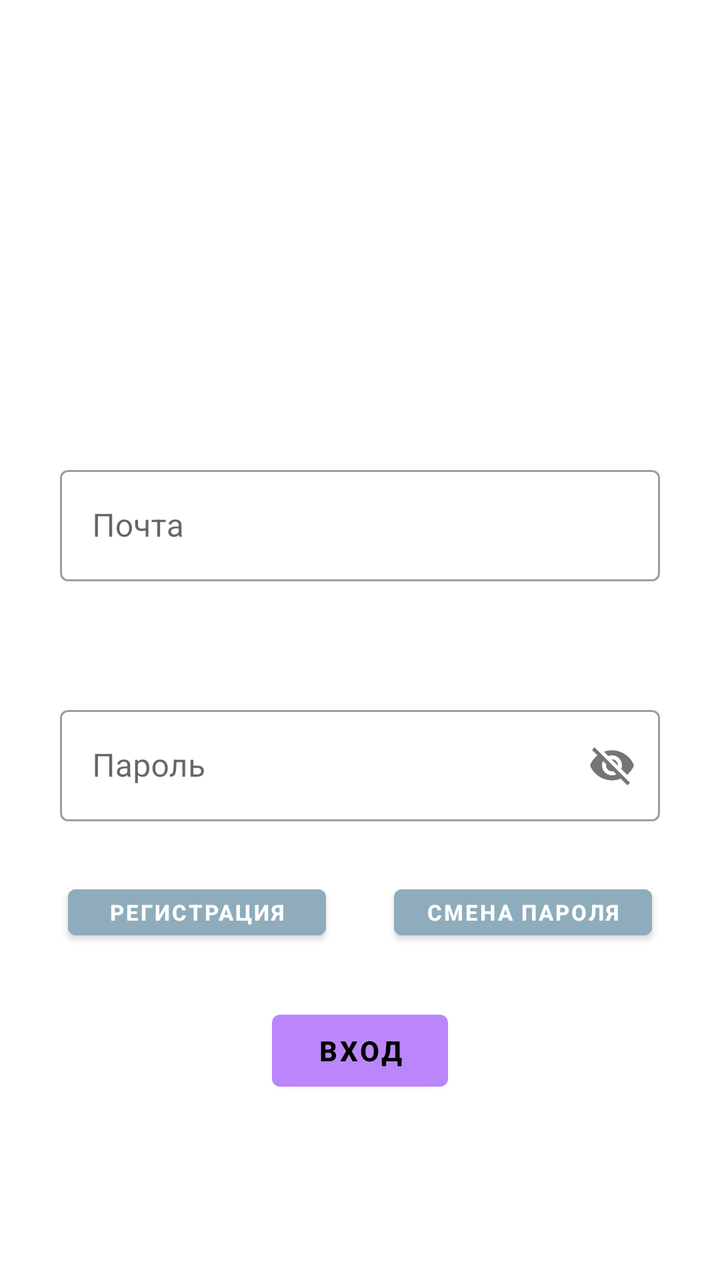
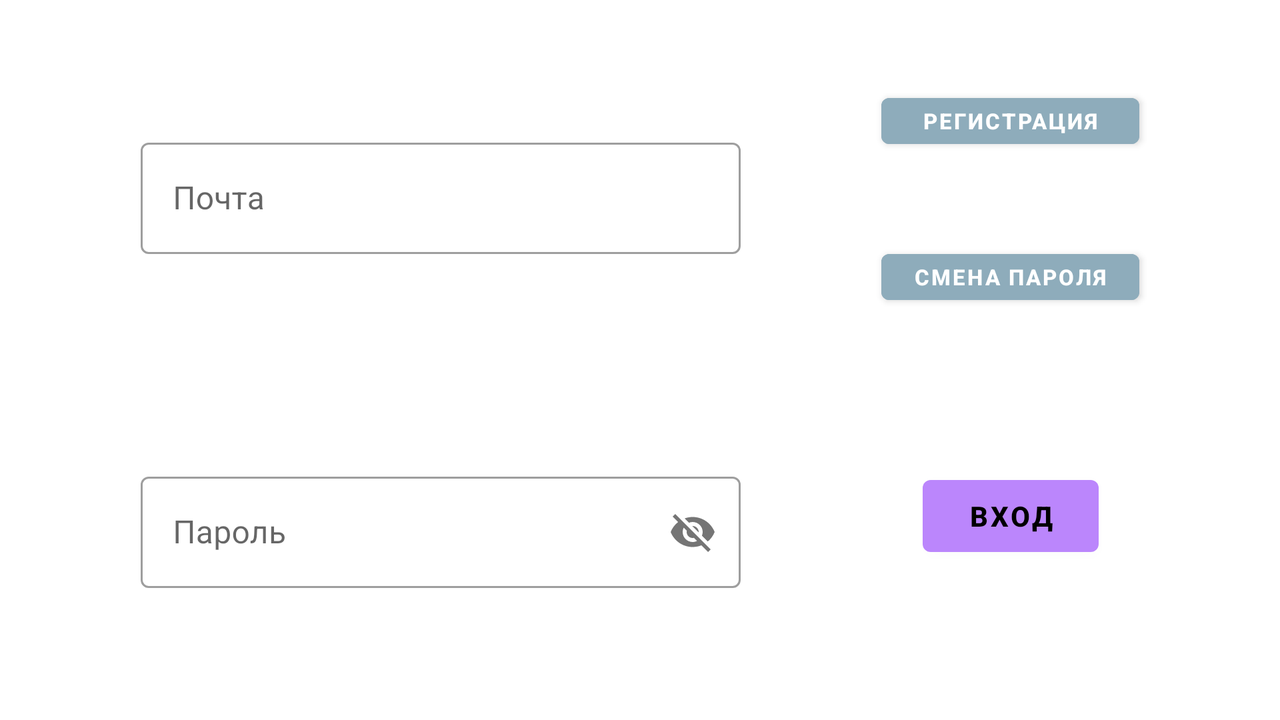

The same Android screen from two of the app's own layout files: first res/layout/ as a phone draws it, then the repository's variant for another configuration, drawn on a device whose configuration selects that folder. Both files follow.
<!-- AndroidManifest.xml: application theme Theme.App -->
<!-- res/layout/log_in_fragment_layout.xml -->
<?xml version="1.0" encoding="utf-8"?>
<androidx.constraintlayout.widget.ConstraintLayout xmlns:android="http://schemas.android.com/apk/res/android"
    xmlns:app="http://schemas.android.com/apk/res-auto"
    android:layout_width="match_parent"
    android:layout_height="match_parent"
    android:id="@+id/layout">

    <com.google.android.material.progressindicator.CircularProgressIndicator
        android:id="@+id/progressBar"
        android:layout_width="wrap_content"
        android:layout_height="wrap_content"
        android:layout_gravity="center"
        android:indeterminate="true"
        android:visibility="gone"
        app:layout_constraintBottom_toBottomOf="parent"
        app:layout_constraintEnd_toEndOf="parent"
        app:layout_constraintStart_toStartOf="parent"
        app:layout_constraintTop_toTopOf="parent" />

    <TextView
        android:id="@+id/mark"
        android:layout_width="wrap_content"
        android:layout_height="wrap_content"
        app:layout_constraintBottom_toBottomOf="parent"
        app:layout_constraintLeft_toLeftOf="parent"
        app:layout_constraintRight_toRightOf="parent"
        app:layout_constraintTop_toTopOf="parent">
    </TextView>

    <com.google.android.material.textfield.TextInputLayout
        android:id="@+id/email_label"
        style="@style/Widget.Inventory.TextInputLayout.OutlinedBox"
        android:layout_width="300dp"
        android:layout_height="wrap_content"
        android:layout_marginBottom="20dp"
        android:hint="@string/hint_email"
        app:layout_constraintBottom_toTopOf="@+id/mark"
        app:layout_constraintEnd_toEndOf="parent"
        app:layout_constraintStart_toStartOf="parent">

        <com.google.android.material.textfield.TextInputEditText
            android:id="@+id/email"
            android:textColor="?attr/colorOnSecondary"
            android:textColorHighlight="?attr/colorSecondaryVariant"
            android:layout_width="match_parent"
            android:layout_height="match_parent"
            android:inputType="textEmailAddress"
            android:singleLine="true" />
    </com.google.android.material.textfield.TextInputLayout>

    <com.google.android.material.textfield.TextInputLayout
        android:id="@+id/password_label"
        style="@style/Widget.Inventory.TextInputLayout.OutlinedBox"
        android:layout_width="300dp"
        android:layout_height="wrap_content"
        android:layout_marginTop="20dp"
        android:hint="@string/hint_password"
        app:passwordToggleEnabled="true"
        app:layout_constraintEnd_toEndOf="parent"
        app:layout_constraintStart_toStartOf="parent"
        app:layout_constraintTop_toBottomOf="@+id/mark">

        <com.google.android.material.textfield.TextInputEditText
            android:id="@+id/password"
            android:textColor="?attr/colorOnSecondary"
            android:textColorHighlight="?attr/colorSecondaryVariant"
            android:layout_width="match_parent"
            android:layout_height="match_parent"
            android:singleLine="true" />
    </com.google.android.material.textfield.TextInputLayout>

    <Button
        android:id="@+id/enter"
        android:layout_width="wrap_content"
        android:layout_height="wrap_content"
        android:textStyle="bold"
        android:text="@string/login"
        android:textColor="@color/black"
        app:layout_constraintBottom_toBottomOf="parent"
        app:layout_constraintEnd_toEndOf="parent"
        app:layout_constraintStart_toStartOf="parent"
        app:layout_constraintTop_toBottomOf="@+id/password_label" />

    <Button
        android:id="@+id/change_password"
        android:textSize="11sp"
        android:layout_width="129dp"
        android:layout_height="35sp"
        android:text="@string/change_password"
        android:textStyle="bold"
        android:textColor="@color/white"
        android:backgroundTint="#8eacbb"
        app:layout_constraintBottom_toTopOf="@+id/enter"
        app:layout_constraintEnd_toEndOf="parent"
        app:layout_constraintStart_toEndOf="@+id/registry"
        app:layout_constraintTop_toBottomOf="@+id/password_label" />

    <Button
        android:id="@+id/registry"
        android:textSize="11sp"
        android:layout_width="129dp"
        android:layout_height="35sp"
        android:text="@string/registry"
        android:textStyle="bold"
        android:textColor="@color/white"
        android:backgroundTint="#8eacbb"
        app:layout_constraintEnd_toStartOf="@+id/change_password"
        app:layout_constraintBottom_toTopOf="@+id/enter"
        app:layout_constraintStart_toStartOf="parent"
        app:layout_constraintTop_toBottomOf="@+id/password_label" />

</androidx.constraintlayout.widget.ConstraintLayout>
<!-- resources referenced by this layout -->
<resources>
  <color name="black">#FF000000</color>
  <color name="white">#FFFFFFFF</color>
  <string name="change_password">Смена пароля</string>
  <string name="hint_email">Почта</string>
  <string name="hint_password">Пароль</string>
  <string name="login">Вход</string>
  <string name="registry">Регистрация</string>
  <style name="Widget.Inventory.TextInputLayout.OutlinedBox" parent="Widget.MaterialComponents.TextInputLayout.OutlinedBox" />
  <style name="Theme.App" parent="Theme.MaterialComponents.Light">
          
          <item name="colorPrimary">@color/purple_200</item>
          <item name="colorPrimaryVariant">@color/purple_200</item>
          <item name="colorOnPrimary">@color/white</item>
          
          <item name="colorSecondary">@color/teal_200</item>
          <item name="colorSecondaryVariant">@color/purple_200</item>
          <item name="colorOnSecondary">@color/purple_200</item>
          
          <item name="android:statusBarColor" tools:targetApi="l">?attr/colorPrimaryVariant</item>
          
      </style>
  <color name="purple_200">#FFBB86FC</color>
  <color name="teal_200">#FF03DAC5</color>
</resources>
<!-- res/layout-land/log_in_fragment_layout.xml (the repository's variant of the layout above) -->
<!-- drawn on the phone turned sideways -->
<?xml version="1.0" encoding="utf-8"?>
<androidx.constraintlayout.widget.ConstraintLayout xmlns:android="http://schemas.android.com/apk/res/android"
    xmlns:app="http://schemas.android.com/apk/res-auto"
    android:id="@+id/layout"
    android:layout_width="match_parent"
    android:layout_height="match_parent">

    <com.google.android.material.progressindicator.CircularProgressIndicator
        android:id="@+id/progressBar"
        android:layout_width="wrap_content"
        android:layout_height="wrap_content"
        android:layout_gravity="center"
        android:indeterminate="true"
        android:visibility="gone"
        app:layout_constraintBottom_toBottomOf="parent"
        app:layout_constraintEnd_toEndOf="parent"
        app:layout_constraintStart_toStartOf="parent"
        app:layout_constraintTop_toTopOf="parent" />

    <com.google.android.material.textfield.TextInputLayout
        android:id="@+id/email_label"
        style="@style/Widget.Inventory.TextInputLayout.OutlinedBox"
        android:layout_width="300dp"
        android:layout_height="wrap_content"
        android:layout_marginBottom="20dp"
        android:hint="@string/hint_email"
        app:layout_constraintBottom_toTopOf="@+id/password_label"
        app:layout_constraintEnd_toStartOf="@+id/registry"
        app:layout_constraintStart_toStartOf="parent"
        app:layout_constraintTop_toTopOf="parent">

        <com.google.android.material.textfield.TextInputEditText
            android:id="@+id/email"
            android:textColor="?attr/colorOnSecondary"
            android:textColorHighlight="?attr/colorSecondaryVariant"
            android:layout_width="match_parent"
            android:layout_height="match_parent"
            android:inputType="textEmailAddress"
            android:singleLine="true" />
    </com.google.android.material.textfield.TextInputLayout>

    <com.google.android.material.textfield.TextInputLayout
        android:id="@+id/password_label"
        style="@style/Widget.Inventory.TextInputLayout.OutlinedBox"
        android:layout_width="300dp"
        android:layout_height="wrap_content"
        android:layout_marginTop="20dp"
        android:hint="@string/hint_password"
        app:passwordToggleEnabled="true"
        app:layout_constraintBottom_toBottomOf="parent"
        app:layout_constraintEnd_toStartOf="@+id/registry"
        app:layout_constraintStart_toStartOf="parent"
        app:layout_constraintTop_toBottomOf="@+id/email_label">

        <com.google.android.material.textfield.TextInputEditText
            android:id="@+id/password"
            android:layout_width="match_parent"
            android:layout_height="match_parent"
            android:singleLine="true"
            android:textColor="?attr/colorOnSecondary"
            android:textColorHighlight="?attr/colorSecondaryVariant" />
    </com.google.android.material.textfield.TextInputLayout>

    <Button
        android:id="@+id/registry"
        android:textSize="11sp"
        android:layout_width="129dp"
        android:layout_height="35sp"
        android:text="@string/registry"
        android:textStyle="bold"
        android:textColor="@color/white"
        android:backgroundTint="#8eacbb"
        app:layout_constraintBottom_toTopOf="@+id/change_password"
        app:layout_constraintEnd_toEndOf="parent"
        app:layout_constraintStart_toEndOf="@+id/email_label"
        app:layout_constraintTop_toBottomOf="@+id/password_label"
        app:layout_constraintTop_toTopOf="parent" />

    <Button
        android:id="@+id/change_password"
        android:textSize="11sp"
        android:layout_width="129dp"
        android:layout_height="35sp"
        android:text="@string/change_password"
        android:textAlignment="center"
        android:textStyle="bold"
        android:textColor="@color/white"
        android:backgroundTint="#8eacbb"
        app:layout_constraintBottom_toTopOf="@+id/enter"
        app:layout_constraintEnd_toEndOf="parent"
        app:layout_constraintStart_toEndOf="@+id/email_label"
        app:layout_constraintTop_toTopOf="@+id/registry"/>

    <Button
        android:id="@+id/enter"
        android:layout_width="wrap_content"
        android:layout_height="wrap_content"
        android:text="@string/login"
        android:textStyle="bold"
        android:textColor="@color/black"
        app:layout_constraintBottom_toBottomOf="parent"
        app:layout_constraintEnd_toEndOf="parent"
        app:layout_constraintStart_toEndOf="@+id/email_label"
        app:layout_constraintTop_toBottomOf="@+id/change_password" />
</androidx.constraintlayout.widget.ConstraintLayout>
